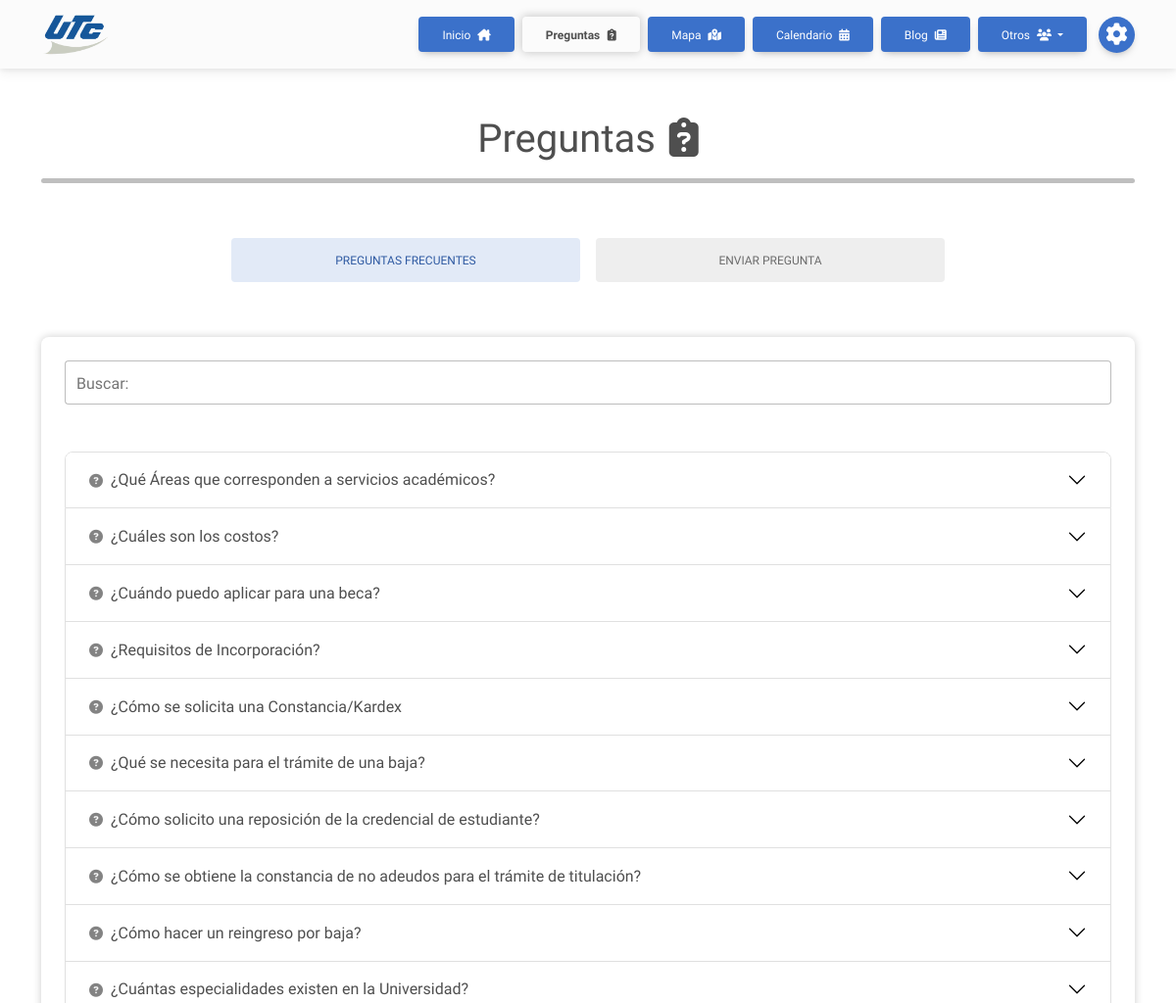
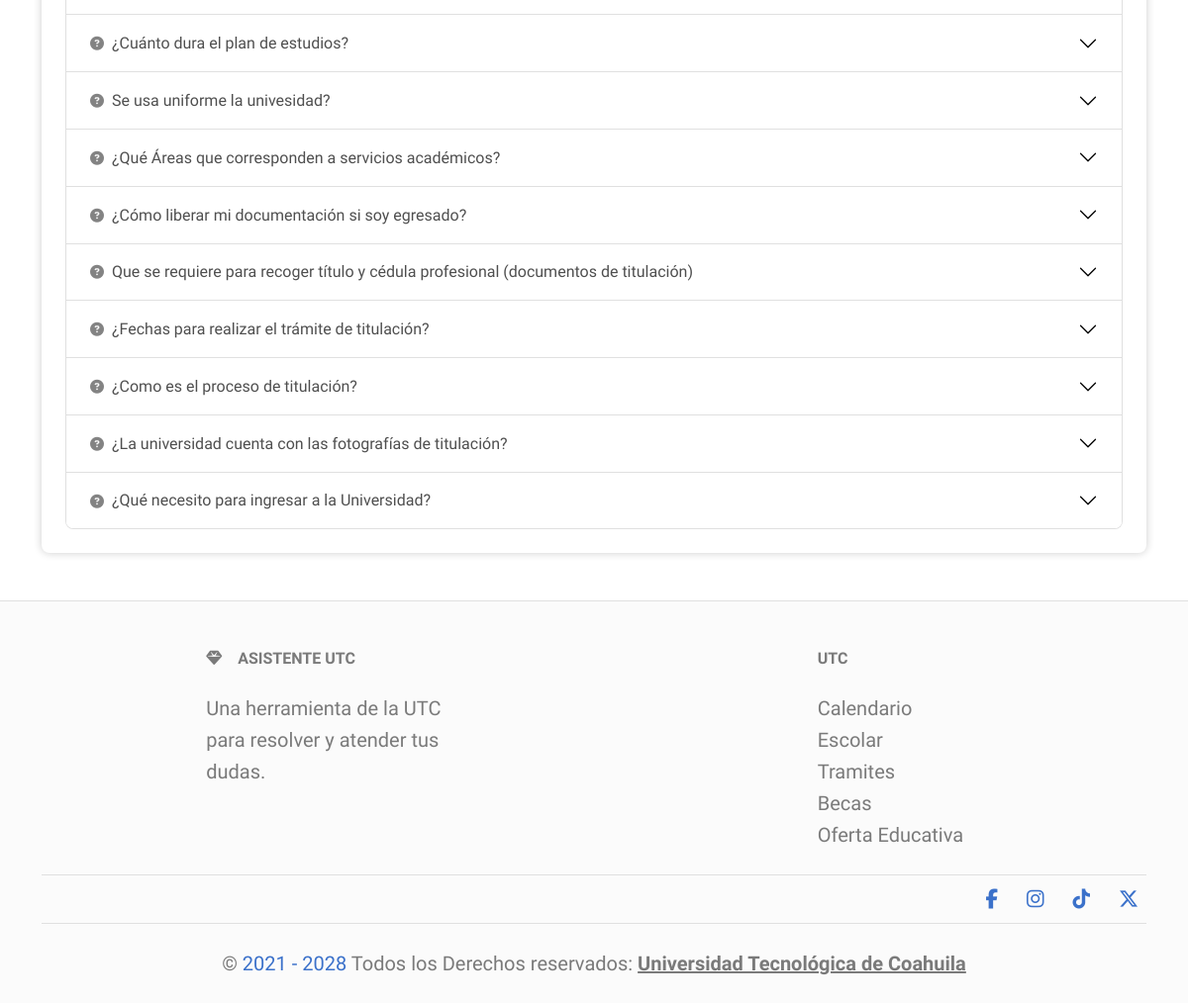
Page /preguntas_frecuentes/ on the committed database (2 pictures, top to bottom).
### cross_asistent/models.py (models this page shows, shortened)
class Database(models.Model):
    categoria = models.ForeignKey(Categorias, on_delete=models.CASCADE, null=True)
    titulo = models.CharField(max_length=200)
    informacion = models.TextField(blank=True, null=True)
    redirigir = models.TextField(blank=True, null=True)
    frecuencia = models.IntegerField(default=0)
    documento = models.FileField(upload_to=set_pdfDB_path, max_length=120, blank=True, null=True)
    imagen = models.ImageField(upload_to=set_imgDB_path, max_length=120, blank=True, null=True)
    uuid = models.CharField(max_length=25)
    evento_fecha_inicio = models.DateTimeField(blank=True, null=True)
    evento_fecha_fin = models.DateTimeField(blank=True, null=True)
    evento_allDay = models.BooleanField(default=False)
    evento_lugar = models.CharField(max_length=200, blank=True, null=True, default='Campus UTC')
    evento_className = models.CharField(max_length=100, blank=True, null=True, default='event_detail')
    fecha_modificacion = models.DateTimeField(auto_now=True)

class Configuraciones(models.Model):
    qr_image = models.ImageField(upload_to=set_conf_path, max_length=120)
    qr_button = models.BooleanField(default=True)
    redes_sociales = models.TextField(blank=True, null=True)
    copyright_year = models.CharField(max_length=50, default='2020')
    utc_link = models.TextField()
    calendar_btnsYear = models.BooleanField(default=True)
    about_img_first = models.ImageField(upload_to=set_conf_path, max_length=120)
    about_text_first = models.TextField()
    about_img_second = models.ImageField(upload_to=set_conf_path, max_length=120)
    about_text_second = models.TextField()

### cross_asistent/views.py (the view)
# urls.py: path('preguntas_frecuentes/', views.fqt_questions, name='faq'),
def fqt_questions(request):
    if not request.user.is_staff:
        logout(request)
    configuraciones = obtener_configuraciones()
    categoria_Preguntas = models.Categorias.objects.get(categoria="Preguntas")
    questall = models.Database.objects.filter(frecuencia__gt=0, categoria=categoria_Preguntas).order_by('-frecuencia')
    return render(request, 'frecuentes.html', {
        'quest_all': questall,
        'active_page': 'faq',
        **configuraciones
    })

### cross_asistent/views.py (called while the page is built)
def obtener_configuraciones():
    for oneconfig in settingsall:
        return {
            'copyright_settings': oneconfig.copyright_year,
            'website_settings': oneconfig.utc_link,
            'calendar_btns_year': getattr(oneconfig, 'calendar_btnsYear', None),
            'about_imgfirst': getattr(oneconfig, 'about_img_first', None),
            'about_textfirst': getattr(oneconfig, 'about_text_first', None),
            'about_imgsecond': getattr(oneconfig, 'about_img_second', None),
            'about_textsecond': getattr(oneconfig, 'about_text_second', None),
        }
    return {}

### cross_asistent/templates/frecuentes.html (shortened to what this page needs)
{% extends 'base/widget.html' %}
{% load static %}
{% block content %}
<main class="container container-fluid mb-100 my-5">
    <div class="mb-5">
        <h1 class="text-center">Preguntas <i class="fa-solid fa-clipboard-question ms-1"></i></h1>
        <hr class="hr_divisor mx-4 mx-md-0" />
    </div>
    <div class="nav nav-pills nav-justified mb-4 col-12 col-md-8 mx-auto" id="questions-tabs" role="tablist">
        <button data-mdb-pill-init class="nav-link active" id="pills-search-quest-tab" data-mdb-target="#pills-search-quest" type="button" role="tab"
            aria-controls="pills-search-quest" aria-selected="true">
            Preguntas Frecuentes
        </button>
        <button data-mdb-pill-init class="nav-link" id="pills-create-quest-tab" data-mdb-target="#pills-create-quest" type="button" role="tab"
            aria-controls="pills-create-quest" aria-selected="false">
            Enviar Pregunta
        </button>
    </div>
    <div class="tab-content mt-5" id="ex2-content">
        <section class="tab-pane fade show active" id="pills-search-quest" role="tabpanel" aria-labelledby="pills-search-quest">
            <div class="card">
                <div class="card-body">
                    {% if quest_all %}
                    <div class="form-outline mb-5" data-mdb-input-init>
                        <input type="text" id="searchInput" class="form-control form-control-lg" />
                        <label class="form-label" for="searchInput">Buscar:</label>
                    </div>
                    <div class="accordion" id="accordionExampleY">
                        {% for quest in quest_all %}
                        <div class="accordion-item results_item" data-submit-click="btn_frequence_{{quest.id}}">
                            <h2 class="accordion-header" id="heading{{ quest.id }}">
                                <button data-mdb-collapse-init class="accordion-button" type="button" data-mdb-toggle="collapse"
                                    data-mdb-target="#quest-{{ quest.id }}" aria-expanded="true" aria-controls="quest-{{ quest.id }}">
                                    <i class="fas fa-question-circle fa-sm me-2 opacity-70"></i>{{ quest.titulo }}
                                </button>
                            </h2>
                        </div>
                        {% endfor %}
                    </div>
                    {% else %}
                    <div class="text-center">
                        <p class="lead m-0">No hay preguntas frecuentes disponibles en este momento. ¡Vuelve pronto para más actualizaciones!</p>
                    </div>
                    {% endif %}
                </div>
            </div>
        </section>
    </div>
</main>
{% include 'base/widget_footer.html' %}
{% endblock %}

### cross_asistent/templates/base/widget_footer.html
<footer class="text-center text-lg-start bg-body-tertiary text-muted border-top lead">
    <div class="container container-fluid">
        <section>
            <div class="text-center text-md-start mt-5">
                <div class="row mt-3">
                    <div class="col-md-3 col-lg-4 col-xl-3 mx-auto mb-4">
                        <h6 class="text-uppercase fw-bold mb-4"><i class="fas fa-gem me-3"></i>Asistente UTC</h6>
                        <p>Una herramienta de la UTC para resolver y atender tus dudas.</p>
                    </div>
                    <div class="col-md-2 col-lg-2 col-xl-2 mx-auto mb-4">
                        <h6 class="text-uppercase fw-bold mb-4">
                            UTC
                        </h6>
                        <div class="d-flex flex-column ">
                            <a href="{% url 'calendario' %}" class="text-reset">Calendario Escolar</a>
                            <a href="https://utc.edu.mx/index.php/t-escolares/" target="_blank" rel="noopener noreferrer" class="text-reset">Tramites</a>
                            <a href="https://utc.edu.mx/index.php/becas/" target="_blank" rel="noopener noreferrer" class="text-reset">Becas</a>
                            <a href="https://utc.edu.mx/index.php/322-2/" target="_blank" rel="noopener noreferrer" class="text-reset">Oferta Educativa</a>
                        </div>
                    </div>
                </div>
            </div>
        </section>
        <section class="d-flex justify-content-center justify-content-lg-end p-2 border-top border-bottom">
            <div class="text-center">
                <a href="https://www.facebook.com/UniversidadTecnologicadeCoahuila/" title="Facebook" target="_blank" rel="noopener noreferrer"
                    class="me-4 text-reset">
                    <i class="fab fa-facebook-f text_detail"></i>
                </a>
                <a href="https://www.instagram.com/utcoahuila/" title="Instagram" target="_blank" rel="noopener noreferrer" class="me-4 text-reset">
                    <i class="fab fa-instagram text_detail"></i>
                </a>
                <a href="https://www.tiktok.com/@utdecoahuila" title="Tiktok" target="_blank" rel="noopener noreferrer" class="me-4 text-reset">
                    <i class="fa-brands fa-tiktok text_detail"></i>
                </a>
                <a href="https://x.com/utcoahuila" title="Twitter X" target="_blank" rel="noopener noreferrer" class="text-reset">
                    <i class="fa-brands fa-x-twitter text_detail"></i>
                </a>
            </div>
        </section>
        <div class="text-center p-4">
            © <span class="text_detail">{{copyright_settings}}</span> Todos los Derechos reservados:
            <a class="text-reset fw-bold text-decoration-underline" href="{{website_settings}}" target="_blank" rel="noopener noreferrer">Universidad
                Tecnológica de Coahuila</a>
        </div>
    </div>
</footer>

### cross_asistent/static/css/styles.css (style rules this page uses)
*, *:before, *:after { padding: 0; margin: 0; box-sizing: border-box; font-family: inherit; scrollbar-width: thin; }
:root { --var-white: #fff; --var-bg-white: #fff; --var-secondary: #c2c2c2; --img-filter: hue-rotate(60deg) saturate(120%); --gradient_blue: linear-gradient(135deg, #3b71ca, #0f2755); --gradient_green: linear-gradient(135deg, #02913c, #04422f); --gradient_purple: linear-gradient(135deg, #723bca, #2a085a); --gradient_orange: linear-gradient(135deg, #d29c15, #dc4817); --gradient_blue-purple: linear-gradient(135deg, #1dedc3, #5b0ed8); --whiteA: rgba(255, 255, 255, 0); --whiteA1: rgba(255, 255, 255, 0.1); --whiteA2: rgba(255, 255, 255, 0.2); --whiteA3: rgba(255, 255, 255, 0.3); --whiteA4: rgba(255, 255, 255, 0.4); --whiteA5: rgba(255, 255, 255, 0.5); --whiteA6: rgba(255, 255, 255, 0.6); --whiteA7: rgba(255, 255, 255, 0.7); --whiteA8: rgba(255, 255, 255, 0.8); --whiteA9: rgba(255, 255, 255, 0.9); --darkA: rgba(0, 0, 0, 0); --darkA1: rgba(0, 0, 0, 0.1); --darkA2: rgba(0, 0, 0, 0.2); --darkA3: rgba(0, 0, 0, 0.3); --darkA4: rgba(0, 0, 0, 0.4); --darkA5: rgba(0, 0, 0, 0.5); --darkA6: rgba(0, 0, 0, 0.6); --darkA7: rgba(0, 0, 0, 0.7); --darkA8: rgba(0, 0, 0, 0.8); --darkA9: rgba(0, 0, 0, 0.9); --ft1: Century Gothic, Helvetica, sans-serif; --ft2: "Comfortaa", Helvetica, sans-serif; --transitionEase: 0.3s all ease; --transitionCubic: 0.3s all cubic-bezier(0.68, -0.55, 0.27, 1.55); --transitionCubicVal: cubic-bezier(0.68, -0.55, 0.27, 1.55); --border-input_items: 2px solid var(--var-white); --border-radius: 8px; --nav_height: 70px; --full_page: calc(100vh - var(--nav_height)); }
[data-color_prefer="blue"] { --var-detail: #3b71ca; --var-detail_flat: var(--var-detail); --fc-button-bg-color: var(--var-detail); --fc-button-border-color: var(--var-detail); --fc-button-hover-bg-color: #274b85; --fc-button-active-bg-color: #274b85; --fc-button-active-border-color: #274b85; accent-color: var(--var-detail_flat); }
html, body { min-height: 100vh; width: 100%; font-family: var(--ft2); scroll-behavior: smooth; position: relative; overflow-x: hidden !important; padding: 0 !important; margin: 0 !important; }
input, label, textarea, input[type="color"] { outline: none; cursor: pointer; resize: none; }
a { text-decoration: none; color: inherit; }
i.fa-solid { min-width: 10px; }
main { width: 100%; min-height: 80vh; position: relative; }
.hr_divisor { border: none; height: 5px; border-radius: 5px; background-color: black; background: black; }
.text_detail { color: var(--var-detail_flat); }
.card { box-shadow: 0 0 8px var(--darkA2) !important; overflow: hidden; border: none !important; }
label { text-transform: capitalize; }
.mb-100 { margin-bottom: 100px; }

### rows in the picture
Database: titulo "¿Qué Áreas que corresponden a servicios académicos?"
Database: titulo "¿Cuáles son los costos?"
Database: titulo "¿Cuándo puedo aplicar para una beca?"
Database: titulo "¿Requisitos de Incorporación?"
Database: titulo "¿Cómo se solicita una Constancia/Kardex"
Database: titulo "¿Qué se necesita para el trámite de una baja?"
Database: titulo "¿Cómo solicito una reposición de la credencial de estudiante?"
Database: titulo "¿Cómo se obtiene la constancia de no adeudos para el trámite de titulación?"
Database: titulo "¿Cómo hacer un reingreso por baja?"
Database: titulo "¿Cuántas especialidades existen en la Universidad?"
Database: titulo "¿Cuánto dura el plan de estudios?"
Database: titulo "Se usa uniforme la univesidad?"
Database: titulo "¿Qué Áreas que corresponden a servicios académicos?"
Database: titulo "¿Cómo liberar mi documentación si soy egresado?"
Database: titulo "Que se requiere para recoger título y cédula profesional (documentos de titulación)"
Database: titulo "¿Fechas para realizar el trámite de titulación?"
Database: titulo "¿Como es el proceso de titulación?"
Database: titulo "¿La universidad cuenta con las fotografías de titulación?"
Database: titulo "¿Qué necesito para ingresar a la Universidad?"
Configuraciones: copyright_year "2021 - 2028"
